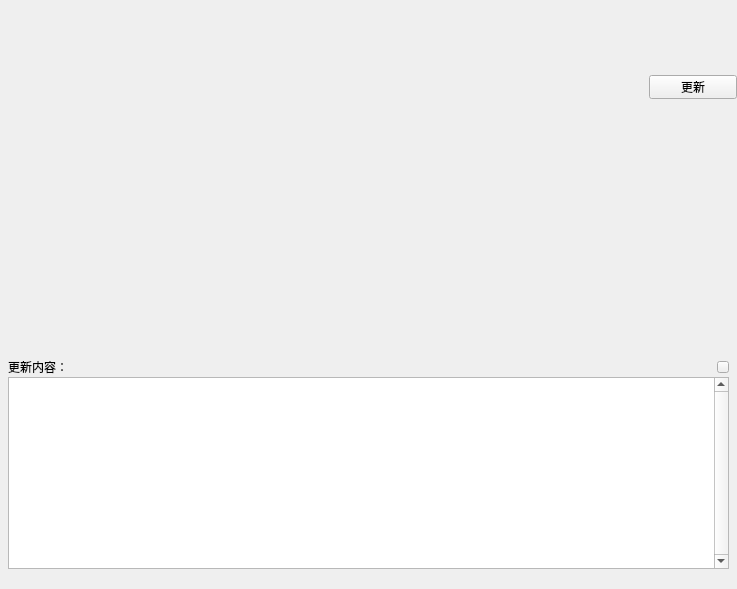
<?xml version="1.0" encoding="UTF-8"?>
<ui version="4.0">
 <class>UpdateContent</class>
 <widget class="QWidget" name="UpdateContent">
  <property name="geometry">
   <rect>
    <x>0</x>
    <y>0</y>
    <width>737</width>
    <height>589</height>
   </rect>
  </property>
  <property name="sizePolicy">
   <sizepolicy hsizetype="Preferred" vsizetype="Preferred">
    <horstretch>0</horstretch>
    <verstretch>0</verstretch>
   </sizepolicy>
  </property>
  <property name="windowTitle">
   <string>Form</string>
  </property>
  <property name="styleSheet">
   <string notr="true"/>
  </property>
  <layout class="QVBoxLayout" name="verticalLayout_4">
   <property name="spacing">
    <number>0</number>
   </property>
   <property name="leftMargin">
    <number>0</number>
   </property>
   <property name="topMargin">
    <number>0</number>
   </property>
   <property name="rightMargin">
    <number>0</number>
   </property>
   <property name="bottomMargin">
    <number>0</number>
   </property>
   <item>
    <widget class="QWidget" name="backWid" native="true">
     <layout class="QVBoxLayout" name="_2">
      <property name="spacing">
       <number>0</number>
      </property>
      <property name="leftMargin">
       <number>0</number>
      </property>
      <property name="topMargin">
       <number>0</number>
      </property>
      <property name="rightMargin">
       <number>0</number>
      </property>
      <property name="bottomMargin">
       <number>12</number>
      </property>
      <item>
       <layout class="QHBoxLayout" name="horizontalLayout">
        <property name="spacing">
         <number>0</number>
        </property>
        <property name="topMargin">
         <number>0</number>
        </property>
        <item>
         <widget class="QLabel" name="label_8">
          <property name="text">
           <string/>
          </property>
         </widget>
        </item>
        <item>
         <spacer name="horizontalSpacer_3">
          <property name="orientation">
           <enum>Qt::Horizontal</enum>
          </property>
          <property name="sizeHint" stdset="0">
           <size>
            <width>40</width>
            <height>20</height>
           </size>
          </property>
         </spacer>
        </item>
        <item>
         <widget class="QLabel" name="label_4">
          <property name="text">
           <string/>
          </property>
         </widget>
        </item>
        <item>
         <widget class="QWidget" name="horizontalWidget" native="true">
          <layout class="QHBoxLayout" name="horizontalLayout_4">
           <property name="spacing">
            <number>0</number>
           </property>
           <property name="leftMargin">
            <number>0</number>
           </property>
           <property name="topMargin">
            <number>0</number>
           </property>
           <property name="rightMargin">
            <number>0</number>
           </property>
           <property name="bottomMargin">
            <number>0</number>
           </property>
           <item>
            <spacer name="horizontalSpacer_4">
             <property name="orientation">
              <enum>Qt::Horizontal</enum>
             </property>
             <property name="sizeHint" stdset="0">
              <size>
               <width>40</width>
               <height>20</height>
              </size>
             </property>
            </spacer>
           </item>
           <item>
            <widget class="QPushButton" name="update">
             <property name="minimumSize">
              <size>
               <width>88</width>
               <height>24</height>
              </size>
             </property>
             <property name="maximumSize">
              <size>
               <width>88</width>
               <height>24</height>
              </size>
             </property>
             <property name="text">
              <string>更新</string>
             </property>
            </widget>
           </item>
          </layout>
         </widget>
        </item>
       </layout>
      </item>
      <item>
       <layout class="QHBoxLayout" name="horizontalLayout_3">
        <property name="spacing">
         <number>0</number>
        </property>
        <item>
         <widget class="QWidget" name="horizontalWidget_3" native="true">
          <layout class="QHBoxLayout" name="horizontalLayout_5">
           <property name="spacing">
            <number>0</number>
           </property>
           <property name="leftMargin">
            <number>0</number>
           </property>
           <property name="topMargin">
            <number>0</number>
           </property>
           <property name="rightMargin">
            <number>0</number>
           </property>
           <property name="bottomMargin">
            <number>0</number>
           </property>
           <item>
            <widget class="QLabel" name="label_7">
             <property name="text">
              <string/>
             </property>
            </widget>
           </item>
           <item>
            <widget class="QLabel" name="label_6">
             <property name="minimumSize">
              <size>
               <width>12</width>
               <height>12</height>
              </size>
             </property>
             <property name="maximumSize">
              <size>
               <width>12</width>
               <height>12</height>
              </size>
             </property>
             <property name="text">
              <string/>
             </property>
            </widget>
           </item>
          </layout>
         </widget>
        </item>
        <item>
         <widget class="QLabel" name="label_5">
          <property name="text">
           <string/>
          </property>
         </widget>
        </item>
        <item>
         <spacer name="horizontalSpacer_2">
          <property name="orientation">
           <enum>Qt::Horizontal</enum>
          </property>
          <property name="sizeHint" stdset="0">
           <size>
            <width>40</width>
            <height>20</height>
           </size>
          </property>
         </spacer>
        </item>
       </layout>
      </item>
      <item>
       <widget class="QWidget" name="horizontalWidget_2" native="true">
        <layout class="QVBoxLayout" name="verticalLayout_2">
         <property name="spacing">
          <number>0</number>
         </property>
         <property name="leftMargin">
          <number>8</number>
         </property>
         <property name="topMargin">
          <number>8</number>
         </property>
         <property name="rightMargin">
          <number>8</number>
         </property>
         <property name="bottomMargin">
          <number>8</number>
         </property>
         <item>
          <widget class="QWidget" name="widget_2" native="true">
           <layout class="QHBoxLayout" name="horizontalLayout_2">
            <property name="spacing">
             <number>0</number>
            </property>
            <property name="leftMargin">
             <number>0</number>
            </property>
            <property name="topMargin">
             <number>0</number>
            </property>
            <property name="rightMargin">
             <number>0</number>
            </property>
            <property name="bottomMargin">
             <number>0</number>
            </property>
            <item>
             <widget class="QLabel" name="label_3">
              <property name="text">
               <string>更新内容：</string>
              </property>
             </widget>
            </item>
            <item>
             <spacer name="horizontalSpacer">
              <property name="orientation">
               <enum>Qt::Horizontal</enum>
              </property>
              <property name="sizeHint" stdset="0">
               <size>
                <width>40</width>
                <height>20</height>
               </size>
              </property>
             </spacer>
            </item>
            <item>
             <widget class="QPushButton" name="up">
              <property name="minimumSize">
               <size>
                <width>12</width>
                <height>12</height>
               </size>
              </property>
              <property name="maximumSize">
               <size>
                <width>12</width>
                <height>12</height>
               </size>
              </property>
              <property name="text">
               <string/>
              </property>
             </widget>
            </item>
           </layout>
          </widget>
         </item>
         <item>
          <widget class="QWidget" name="widget_3" native="true">
           <layout class="QGridLayout" name="gridLayout_2">
            <property name="leftMargin">
             <number>0</number>
            </property>
            <property name="topMargin">
             <number>0</number>
            </property>
            <property name="rightMargin">
             <number>0</number>
            </property>
            <property name="bottomMargin">
             <number>0</number>
            </property>
            <property name="spacing">
             <number>0</number>
            </property>
            <item row="0" column="0">
             <widget class="QWidget" name="widget_4" native="true">
              <layout class="QVBoxLayout" name="verticalLayout_3">
               <property name="spacing">
                <number>0</number>
               </property>
               <property name="leftMargin">
                <number>0</number>
               </property>
               <property name="topMargin">
                <number>0</number>
               </property>
               <property name="rightMargin">
                <number>0</number>
               </property>
               <property name="bottomMargin">
                <number>0</number>
               </property>
               <item>
                <widget class="QWidget" name="widget" native="true">
                 <layout class="QVBoxLayout" name="verticalLayout">
                  <property name="spacing">
                   <number>0</number>
                  </property>
                  <property name="leftMargin">
                   <number>0</number>
                  </property>
                  <property name="topMargin">
                   <number>0</number>
                  </property>
                  <property name="rightMargin">
                   <number>0</number>
                  </property>
                  <property name="bottomMargin">
                   <number>0</number>
                  </property>
                  <item>
                   <widget class="QTextBrowser" name="detail">
                    <property name="sizePolicy">
                     <sizepolicy hsizetype="Preferred" vsizetype="Preferred">
                      <horstretch>0</horstretch>
                      <verstretch>0</verstretch>
                     </sizepolicy>
                    </property>
                    <property name="minimumSize">
                     <size>
                      <width>0</width>
                      <height>0</height>
                     </size>
                    </property>
                    <property name="verticalScrollBarPolicy">
                     <enum>Qt::ScrollBarAlwaysOn</enum>
                    </property>
                    <property name="horizontalScrollBarPolicy">
                     <enum>Qt::ScrollBarAlwaysOff</enum>
                    </property>
                    <property name="html">
                     <string>&lt;!DOCTYPE HTML PUBLIC &quot;-//W3C//DTD HTML 4.0//EN&quot; &quot;http://www.w3.org/TR/REC-html40/strict.dtd&quot;&gt;
&lt;html&gt;&lt;head&gt;&lt;meta name=&quot;qrichtext&quot; content=&quot;1&quot; /&gt;&lt;style type=&quot;text/css&quot;&gt;
p, li { white-space: pre-wrap; }
&lt;/style&gt;&lt;/head&gt;&lt;body style=&quot; font-family:'SimSun'; font-size:9pt; font-weight:400; font-style:normal;&quot;&gt;
&lt;p style=&quot;-qt-paragraph-type:empty; margin-top:0px; margin-bottom:0px; margin-left:0px; margin-right:0px; -qt-block-indent:0; text-indent:0px;&quot;&gt;&lt;br /&gt;&lt;/p&gt;&lt;/body&gt;&lt;/html&gt;</string>
                    </property>
                   </widget>
                  </item>
                 </layout>
                </widget>
               </item>
              </layout>
             </widget>
            </item>
           </layout>
          </widget>
         </item>
        </layout>
       </widget>
      </item>
     </layout>
    </widget>
   </item>
  </layout>
 </widget>
 <resources/>
 <connections/>
</ui>
